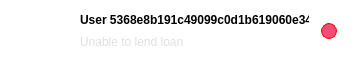
                               <widget class="QWidget" name="Scroll2_2" native="true">
                                <property name="minimumSize">
                                 <size>
                                  <width>361</width>
                                  <height>71</height>
                                 </size>
                                </property>
                                <property name="maximumSize">
                                 <size>
                                  <width>361</width>
                                  <height>71</height>
                                 </size>
                                </property>
                                <property name="font">
                                 <font>
                                  <family>Tahoma</family>
                                 </font>
                                </property>
                                <property name="styleSheet">
                                 <string notr="true">background-color: rgb(255, 255, 255);
border-radius:28px</string>
                                </property>
                                <layout class="QHBoxLayout" name="horizontalLayout_8">
                                 <property name="spacing">
                                  <number>4</number>
                                 </property>
                                 <property name="leftMargin">
                                  <number>12</number>
                                 </property>
                                 <property name="topMargin">
                                  <number>4</number>
                                 </property>
                                 <property name="rightMargin">
                                  <number>12</number>
                                 </property>
                                 <property name="bottomMargin">
                                  <number>4</number>
                                 </property>
                                 <item>
                                  <widget class="QWidget" name="Scroll2Pic_2" native="true">
                                   <property name="minimumSize">
                                    <size>
                                     <width>64</width>
                                     <height>64</height>
                                    </size>
                                   </property>
                                   <property name="maximumSize">
                                    <size>
                                     <width>64</width>
                                     <height>64</height>
                                    </size>
                                   </property>
                                   <property name="font">
                                    <font>
                                     <family>Tahoma</family>
                                    </font>
                                   </property>
                                   <property name="styleSheet">
                                    <string notr="true">image: url(:/buttom/img/buttom/生气_angry-face.svg);
border:3px solid rgb(255, 255, 255);

border-radius:32px</string>
                                   </property>
                                  </widget>
                                 </item>
                                 <item>
                                  <layout class="QVBoxLayout" name="Scroll2Layout_2">
                                   <property name="spacing">
                                    <number>0</number>
                                   </property>
                                   <property name="topMargin">
                                    <number>4</number>
                                   </property>
                                   <property name="rightMargin">
                                    <number>12</number>
                                   </property>
                                   <item>
                                    <layout class="QHBoxLayout" name="Scroll2ID_5">
                                     <property name="spacing">
                                      <number>12</number>
                                     </property>
                                     <property name="bottomMargin">
                                      <number>12</number>
                                     </property>
                                     <item>
                                      <layout class="QVBoxLayout" name="Scroll2ID_6">
                                       <property name="spacing">
                                        <number>8</number>
                                       </property>
                                       <item>
                                        <widget class="QLabel" name="Scroll2ID_7">
                                         <property name="font">
                                          <font>
                                           <family>Tahoma</family>
                                           <weight>75</weight>
                                           <bold>true</bold>
                                          </font>
                                         </property>
                                         <property name="text">
                                          <string>User 5368e8b191c49099c0d1b619060e34bf</string>
                                         </property>
                                        </widget>
                                       </item>
                                       <item>
                                        <widget class="QLabel" name="Scroll2ID_8">
                                         <property name="font">
                                          <font>
                                           <family>Tahoma</family>
                                          </font>
                                         </property>
                                         <property name="styleSheet">
                                          <string notr="true">color: rgb(224, 224, 224);</string>
                                         </property>
                                         <property name="text">
                                          <string>Unable to lend loan</string>
                                         </property>
                                        </widget>
                                       </item>
                                      </layout>
                                     </item>
                                     <item>
                                      <widget class="QLabel" name="Scroll2Point_2">
                                       <property name="minimumSize">
                                        <size>
                                         <width>16</width>
                                         <height>16</height>
                                        </size>
                                       </property>
                                       <property name="maximumSize">
                                        <size>
                                         <width>16</width>
                                         <height>16</height>
                                        </size>
                                       </property>
                                       <property name="font">
                                        <font>
                                         <family>Tahoma</family>
                                        </font>
                                       </property>
                                       <property name="styleSheet">
                                        <string notr="true">color: rgb(255, 255, 255);
border:1px solid red;
background-color: rgb(245, 76, 117);
border-radius:8px</string>
                                       </property>
                                       <property name="text">
                                        <string/>
                                       </property>
                                      </widget>
                                     </item>
                                    </layout>
                                   </item>
                                  </layout>
                                 </item>
                                </layout>
                               </widget>
